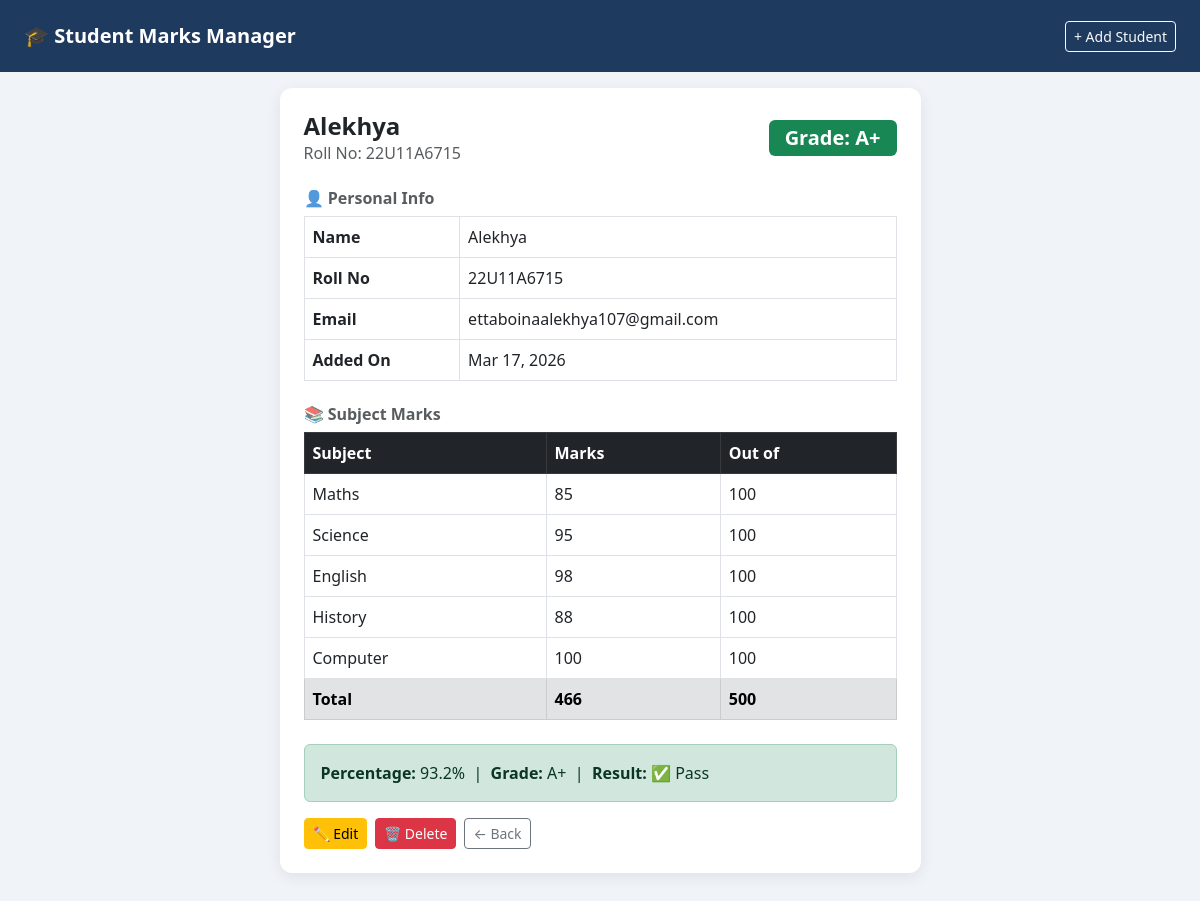
Page /marks/2/ on the committed database.
### marks/models.py (models this page shows, shortened)
class Student(models.Model):
    GRADE_CHOICES = [
        ('A+', 'A+'), ('A', 'A'), ('B+', 'B+'),
        ('B', 'B'),   ('C', 'C'), ('F', 'Fail'),
    ]
    name      = models.CharField(max_length=100)
    roll_no   = models.CharField(max_length=20, unique=True)
    email     = models.EmailField(unique=True)
    maths     = models.IntegerField(default=0)
    science   = models.IntegerField(default=0)
    english   = models.IntegerField(default=0)
    history   = models.IntegerField(default=0)
    computer  = models.IntegerField(default=0)
    created_at = models.DateTimeField(auto_now_add=True)
    def total_marks(self):
        return self.maths + self.science + self.english + self.history + self.computer
    def percentage(self):
        return round((self.total_marks() / 500) * 100, 2)
    def grade(self):
        p = self.percentage()
        if p >= 90:   return 'A+'
        elif p >= 80: return 'A'
        elif p >= 70: return 'B+'
        elif p >= 60: return 'B'
        elif p >= 50: return 'C'
        else:         return 'F'
    def grade_color(self):
        colors = {
            'A+': 'success',
            'A':  'success',
            'B+': 'primary',
            'B':  'info',
            'C':  'warning',
            'F':  'danger',
        }
        return colors.get(self.grade(), 'secondary')
    class Meta:
        ordering = ['roll_no']

### marks/views.py (the view)
# urls.py: path('<int:pk>/',           views.student_detail, name='student_detail'),
def student_detail(request, pk):
    student = get_object_or_404(Student, pk=pk)
    return render(request, 'marks/student_detail.html', {'student': student})

### marks/templates/marks/student_detail.html (shortened to what this page needs)
{% extends 'marks/base.html' %}
{% block content %}
<div class="row justify-content-center">
    <div class="col-md-7">
        <div class="card p-4">
            <div class="d-flex justify-content-between align-items-center mb-4">
                <div>
                    <h4 class="fw-bold mb-0">{{ student.name }}</h4>
                    <span class="text-muted">Roll No: {{ student.roll_no }}</span>
                </div>
                <span class="badge bg-{{ student.grade_color }} fs-5 px-3 py-2">
                    Grade: {{ student.grade }}
                </span>
            </div>
            <h6 class="text-muted fw-semibold">👤 Personal Info</h6>
            <table class="table table-bordered mb-4">
                <tr><th>Name</th><td>{{ student.name }}</td></tr>
                <tr><th>Roll No</th><td>{{ student.roll_no }}</td></tr>
                <tr><th>Email</th><td>{{ student.email }}</td></tr>
                <tr><th>Added On</th><td>{{ student.created_at|date:"M d, Y" }}</td></tr>
            </table>
            <h6 class="text-muted fw-semibold">📚 Subject Marks</h6>
            <table class="table table-bordered mb-4">
                <thead class="table-dark">
                    <tr>
                        <th>Subject</th>
                        <th>Marks</th>
                        <th>Out of</th>
                    </tr>
                </thead>
                <tbody>
                    <tr><td>Maths</td>   <td>{{ student.maths }}</td>   <td>100</td></tr>
                    <tr><td>Science</td> <td>{{ student.science }}</td> <td>100</td></tr>
                    <tr><td>English</td> <td>{{ student.english }}</td> <td>100</td></tr>
                    <tr><td>History</td> <td>{{ student.history }}</td> <td>100</td></tr>
                    <tr><td>Computer</td><td>{{ student.computer }}</td><td>100</td></tr>
                </tbody>
                <tfoot class="table-secondary fw-bold">
                    <tr>
                        <td>Total</td>
                        <td>{{ student.total_marks }}</td>
                        <td>500</td>
                    </tr>
                </tfoot>
            </table>
            <div class="alert alert-{{ student.grade_color }}">
                <strong>Percentage:</strong> {{ student.percentage }}% &nbsp;|&nbsp;
                <strong>Grade:</strong> {{ student.grade }} &nbsp;|&nbsp;
                <strong>Result:</strong>
                {% if student.grade == 'F' %}
                    ❌ Fail
                {% else %}
                    ✅ Pass
                {% endif %}
            </div>
            <div class="d-flex gap-2">
                <a href="{% url 'marks:student_edit' student.pk %}"
                   class="btn btn-warning btn-sm">✏️ Edit</a>
                <a href="{% url 'marks:student_delete' student.pk %}"
                   class="btn btn-danger btn-sm">🗑️ Delete</a>
                <a href="{% url 'marks:student_list' %}"
                   class="btn btn-outline-secondary btn-sm">← Back</a>
            </div>
        </div>
    </div>
</div>
{% endblock %}

### marks/templates/marks/base.html (style rules this page uses)
body { background-color: #f0f4f8; }
.card { border: none; border-radius: 12px; box-shadow: 0 4px 15px rgba(0,0,0,0.08); }
.table thead { background-color: #1e3a5f; color: white; }

### rows in the picture
Student: name "Alekhya", roll_no "22U11A6715", grade "A+", email "ettaboinaalekhya107@gmail.com", created_at "Mar 17, 2026", maths "85", science "95", english "98", history "88", computer "100", total_marks "466", percentage "93.2"
